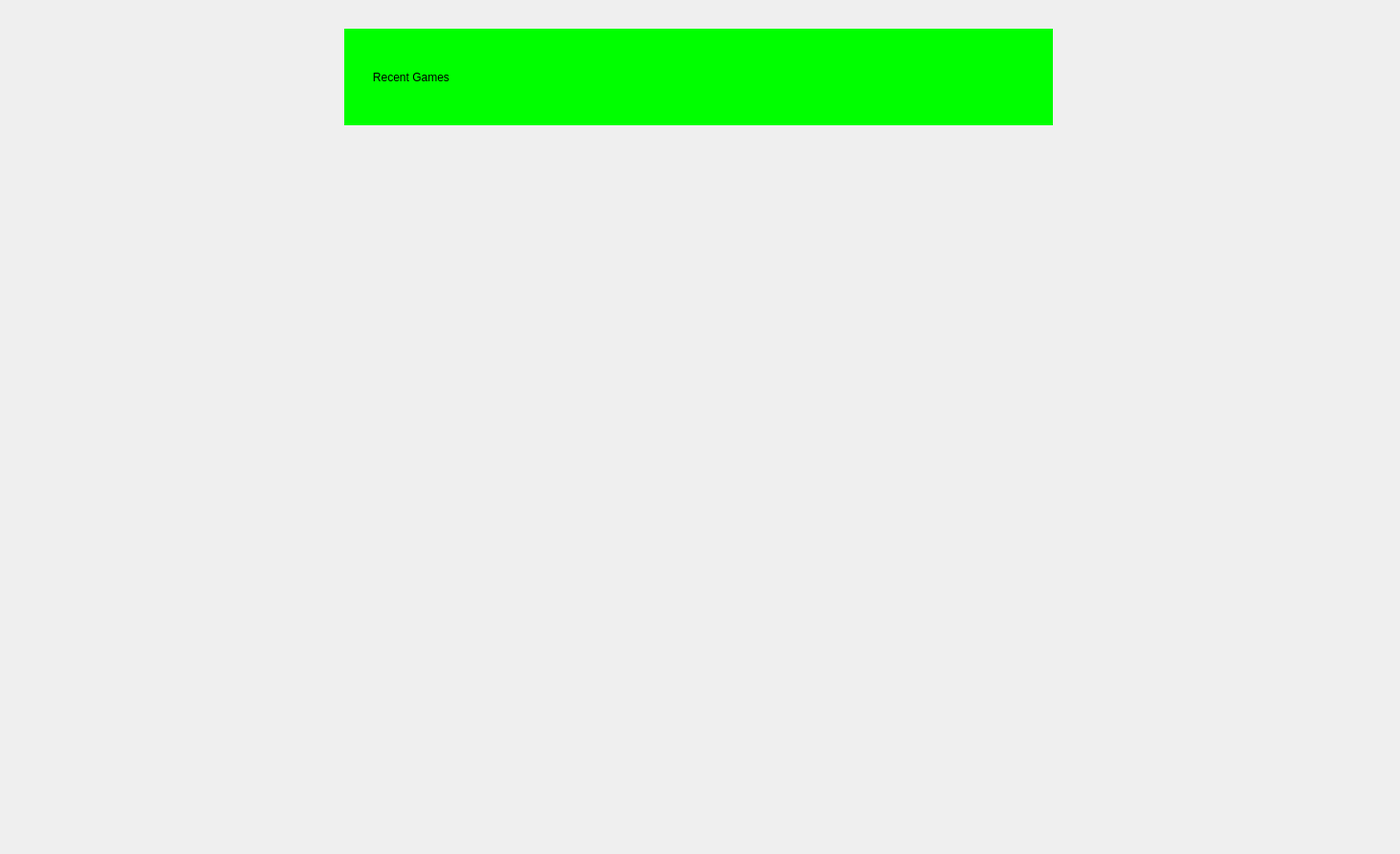
<?xml version="1.0" encoding="UTF-8"?>
<ui version="4.0">
 <class>recent_games</class>
 <widget class="QWidget" name="recent_games">
  <property name="geometry">
   <rect>
    <x>0</x>
    <y>0</y>
    <width>1464</width>
    <height>893</height>
   </rect>
  </property>
  <property name="windowTitle">
   <string>Form</string>
  </property>
  <widget class="QLabel" name="label">
   <property name="geometry">
    <rect>
     <x>360</x>
     <y>30</y>
     <width>741</width>
     <height>101</height>
    </rect>
   </property>
   <property name="styleSheet">
    <string notr="true">QLabel{
	color: rgb(0, 0, 0);
	font: 700 48pt &quot;Script MT&quot;;
	background-color: rgb(0, 255, 0);

}</string>
   </property>
   <property name="text">
    <string>         Recent Games</string>
   </property>
  </widget>
 </widget>
 <resources/>
 <connections/>
</ui>
